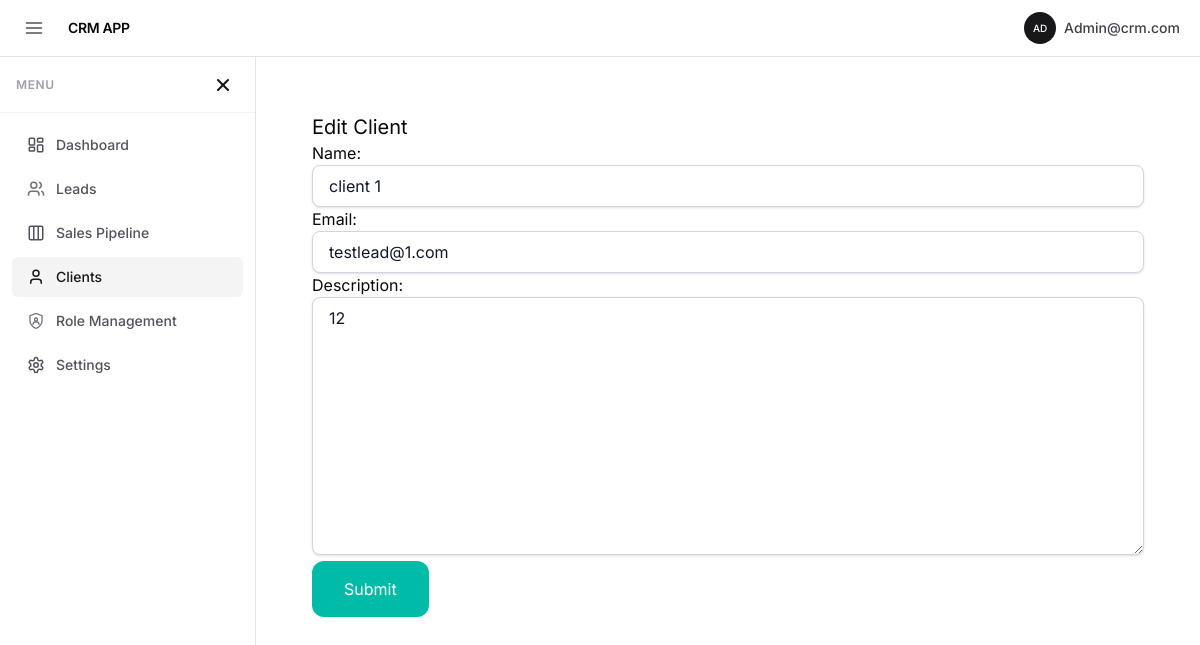
Page /dashboard/clients/1/edit/ (signed in) on the committed database.
### settings/models.py (models this page shows, shortened)
class AppSetting(models.Model):
    app_name = models.CharField(max_length=100, default="Teal CRM")
    base_url = models.URLField(blank=True, default="")
    logo = models.ImageField(
        upload_to="branding/",
        blank=True,
        null=True
    )
    smtp_host = models.CharField(max_length=255, blank=True)
    smtp_port = models.PositiveIntegerField(default=587)
    smtp_username = models.CharField(max_length=255, blank=True)
    smtp_password = models.CharField(max_length=255, blank=True)
    smtp_use_tls = models.BooleanField(default=True)
    smtp_use_ssl = models.BooleanField(default=False)
    smtp_from_email = models.EmailField(blank=True)

### client/models.py (models this page shows, shortened)
class Client(models.Model):
    name = models.CharField(max_length=255)
    email = models.EmailField(unique=True)
    description = models.TextField(blank=True, null=True)
    created_by = models.ForeignKey(User, related_name='leads' ,on_delete=models.CASCADE)
    created_at = models.DateTimeField(auto_now_add=True)
    modified_at = models.DateTimeField(auto_now=True)
    deleted_at = models.DateTimeField(null=True, blank=True)
    deleted_by = models.ForeignKey(
        settings.AUTH_USER_MODEL,
        null=True,
        blank=True,
        on_delete=models.SET_NULL,
        related_name='deleted_clients'
    )

### client/views.py (the view)
# urls.py: path('<int:pk>/edit/', views.clients_edit, name='clients_edit'),
@login_required
def clients_edit(request, pk):
    if "clients.edit" not in request.user_perms:
        return HttpResponse(status=403)
    client = get_object_or_404(
        Client,
        pk=pk,
        created_by=request.user,
        deleted_at__isnull=True
    )
    if request.method == "POST":
        form = AddClientForm(request.POST, instance=client)
        if form.is_valid():
            form.save()
            messages.success(request, "Changes applied.")
            return redirect("clients_list")
    else:
        form = AddClientForm(instance=client)
    return render(request, "client/clients_edit.html", {
        "form": form
    })

### client/forms.py (shortened to what this page needs)
class AddClientForm(BaseStyledForm):
    class Meta:
            model = Client
            fields= ('name', "email", "description")

### crm/context_processors.py (called while the page is built)
def app_settings(request):
    setting = AppSetting.objects.first()
    return {
        'app_setting': setting
    }

### userprofile/context_processors.py (called while the page is built)
def sidebar_visibility(request):
    auth_pages = [
        'login',
        'signup',
        'login_otp',
        'verify_login_otp',
        'forgot_password',
        'verify_otp',
        'reset_password'
    ]
    current_url_name = request.resolver_match.url_name if request.resolver_match else None
    show_shell = request.user.is_authenticated and current_url_name not in auth_pages
    return {
        'show_app_shell': show_shell
    }

### client/templates/client/clients_edit.html (shortened to what this page needs)
{% extends 'core/base.html' %}
{% block content %}
<div class="py-6 px-6">
    <h1 class="text-xl">Edit Client</h1>
    <form method="post" action=".">
        {{ form.as_p}}
        <button class="py-4 px-8 bg-teal-500 text-white rounded-xl">Submit</button>
    </form>
</div>
{% endblock %}

### accounts/templates/core/base.html (shortened to what this page needs)
<!doctype html>
<html lang="en">
<head>
    <script src="https://cdn.jsdelivr.net/npm/@tailwindcss/browser@4"></script>
</head>
<body class="h-screen overflow-hidden bg-white text-zinc-950 flex flex-col" x-data="{
    sidebarOpen: localStorage.getItem('sidebarOpen') !=='false',
    toggle() {
        this.sidebarOpen = !this.sidebarOpen;
        localStorage.setItem('sidebarOpen', this.sidebarOpen);
    }
  }"
>
    <header class="flex-none z-30 w-full border-b border-zinc-200 bg-white/80 backdrop-blur-md">
        <div class="flex items-center justify-between px-4 h-14">
            <div class="flex items-center gap-4">
                <button @click="sidebarOpen = !sidebarOpen"
                    class="p-2 rounded-md hover:bg-zinc-100 transition-colors cursor-pointer text-zinc-600 flex items-center justify-center">
                    <svg xmlns="http://www.w3.org/2000/svg" width="20" height="20" viewBox="0 0 24 24" fill="none"
                        stroke="currentColor" stroke-width="2" stroke-linecap="round" stroke-linejoin="round">
                        <line x1="3" x2="21" y1="6" y2="6" />
                        <line x1="3" x2="21" y1="12" y2="12" />
                        <line x1="3" x2="21" y1="18" y2="18" />
                    </svg>
                </button>
                <a href="{% url 'dashboard' %}" class="flex items-center">
                    {% if app_setting.logo %}
                    <img src="{{ app_setting.logo.url }}" alt="logo" class="h-7 w-auto object-contain">
                    {% else %}
                    <span class="text-sm font-semibold tracking-tight uppercase">
                        {{ app_setting.app_name|default:"Teal CRM" }}
                    </span>
                    {% endif %}
                </a>
            </div>
            <div class="flex items-center gap-2">
                {% if request.show_app_shell %}
                <div class="relative" x-data="{ open: false }" @mouseenter="open = true" @mouseleave="open = false">
                    <button @click="open = !open"
                        class="flex items-center gap-2 p-1 rounded-full hover:bg-zinc-100 transition cursor-pointer">
                        {% with request.user.account_profile as ap %}
                        {% if ap and ap.avatar %}
                        <img src="{{ ap.avatar.url }}" class="w-8 h-8 rounded-full object-cover">
                        {% else %}
                        <div class="w-8 h-8 rounded-full bg-zinc-900 flex items-center justify-center text-[10px] text-white font-medium uppercase">
                            {{ request.user.username|slice:":2" }}
                        </div>
                        {% endif %}
                        {% endwith %}
                        <div class="text-sm font-medium text-zinc-700 hidden sm:block">{{ request.user.username }}</div>
                    </button>
                </div>
                {% endif %}
            </div>
        </div>
    </header>
    <div class="flex flex-1 overflow-hidden">
        {% if request.show_app_shell %}
        <aside x-show="sidebarOpen" x-cloak
            class="fixed inset-y-0 left-0 z-50 w-64 bg-white border-r border-zinc-200 transition-transform md:static md:translate-x-0 flex flex-col overflow-hidden"
            :class="sidebarOpen ? 'translate-x-0' : '-translate-x-full'">
            <div class="flex-none flex items-center justify-between px-4 h-14 border-b border-zinc-100">
                <span class="text-xs font-semibold uppercase tracking-wider text-zinc-400">Menu</span>
                <button @click="sidebarOpen = false"
                    class="p-1.5 hover:bg-zinc-100 rounded-md text-zinc-900 transition-colors flex items-center justify-center">
                    <svg xmlns="http://www.w3.org/2000/svg" width="20" height="20" viewBox="0 0 24 24" fill="none"
                        stroke="currentColor" stroke-width="2.5" stroke-linecap="round" stroke-linejoin="round">
                        <line x1="18" y1="6" x2="6" y2="18" />
                        <line x1="6" y1="6" x2="18" y2="18" />
                    </svg>
                </button>
            </div>
            <nav class="flex-1 overflow-y-auto p-3 space-y-1">
                <a href="{% url 'dashboard' %}"
                    class="flex items-center px-3 py-2 rounded-md text-sm font-medium transition-colors
                    {% if request.resolver_match.url_name == 'dashboard' %} bg-zinc-100 text-zinc-900 {% else %} text-zinc-600 hover:bg-zinc-50 hover:text-zinc-900 {% endif %}">
                    <div class="w-6 h-6 flex items-center justify-center mr-2">
                        <svg width="18" height="18" viewBox="0 0 24 24" fill="none" stroke="currentColor" stroke-width="2"><rect width="7" height="9" x="3" y="3" rx="1" /><rect width="7" height="5" x="14" y="3" rx="1" /><rect width="7" height="9" x="14" y="12" rx="1" /><rect width="7" height="5" x="3" y="15" rx="1" /></svg>
                    </div>
                    Dashboard
                </a>
                {% if request.sidebar.leads %}
                <a href="{% url 'leads_list' %}"
                    class="flex items-center px-3 py-2 rounded-md text-sm font-medium transition-colors
                    {% if 'leads' in request.path %} bg-zinc-100 text-zinc-900 {% else %} text-zinc-600 hover:bg-zinc-50 hover:text-zinc-900 {% endif %}">
                    <div class="w-6 h-6 flex items-center justify-center mr-2 text-zinc-500">
                        <svg width="18" height="18" viewBox="0 0 24 24" fill="none" stroke="currentColor" stroke-width="2"><path d="M16 21v-2a4 4 0 0 0-4-4H6a4 4 0 0 0-4 4v2" /><circle cx="9" cy="7" r="4" /><path d="M22 21v-2a4 4 0 0 0-3-3.87" /><path d="M16 3.13a4 4 0 0 1 0 7.75" /></svg>
                    </div>
                    Leads
                </a>
                {% endif %}
                {% if request.sidebar.pipeline %}
                <a href="{% url 'leads_pipeline' %}"
                    class="flex items-center px-3 py-2 rounded-md text-sm font-medium transition-colors
                    {% if 'pipeline' in request.path %} bg-zinc-100 text-zinc-900 {% else %} text-zinc-600 hover:bg-zinc-50 hover:text-zinc-900 {% endif %}">
                    <div class="w-6 h-6 flex items-center justify-center mr-2">
                        <svg width="18" height="18" viewBox="0 0 24 24" fill="none" stroke="currentColor" stroke-width="2"><rect width="18" height="18" x="3" y="3" rx="2" /><path d="M9 3v18" /><path d="M15 3v18" /></svg>
                    </div>
                    Sales Pipeline
                </a>
                {% endif %}
                {% if request.sidebar.clients %}
                <a href="{% url 'clients_list' %}"
                    class="flex items-center px-3 py-2 rounded-md text-sm font-medium transition-colors
                    {% if 'clients' in request.path %} bg-zinc-100 text-zinc-900 {% else %} text-zinc-600 hover:bg-zinc-50 hover:text-zinc-900 {% endif %}">
                    <div class="w-6 h-6 flex items-center justify-center mr-2">
                        <svg width="18" height="18" viewBox="0 0 24 24" fill="none" stroke="currentColor" stroke-width="2"><path d="M19 21v-2a4 4 0 0 0-4-4H9a4 4 0 0 0-4 4v2" /><circle cx="12" cy="7" r="4" /></svg>
                    </div>
                    Clients
                </a>
                {% endif %}
                {% if request.sidebar.roles %}
                <a href="{% url 'roles:user_list' %}"
                   class="flex items-center px-3 py-2 rounded-md text-sm font-medium transition-colors
                    {% if 'roles' in request.path %} bg-zinc-100 text-zinc-900 {% else %} text-zinc-600 hover:bg-zinc-50 hover:text-zinc-900 {% endif %}">
                    <div class="w-6 h-6 flex items-center justify-center mr-2 text-zinc-500">
                        <svg width="18" height="18" viewBox="0 0 24 24" fill="none" stroke="currentColor" stroke-width="1.75"><path d="M12 22s8-4 8-10V5l-8-3-8 3v7c0 6 8 10 8 10" /><path d="M12 8a2 2 0 1 0 0 4 2 2 0 1 0 0-4" /><path d="M8 17a4 4 0 0 1 8 0" /></svg>
                    </div>
                    Role Management
                </a>
                {% endif %}
                {% if request.sidebar.settings %}
                <a href="{% url 'app_settings' %}"
                    class="flex items-center px-3 py-2 rounded-md text-sm font-medium transition-colors
                    {% if 'settings' in request.path %} bg-zinc-100 text-zinc-900 {% else %} text-zinc-600 hover:bg-zinc-50 hover:text-zinc-900 {% endif %}">
                    <div class="w-6 h-6 flex items-center justify-center mr-2">
                    </div>
                    Settings
                </a>
                {% endif %}
            </nav>
        </aside>
        {% endif %}
        <main class="flex-1 overflow-y-auto bg-white min-w-0">
            <div class="px-8 py-8">
                {% block content %}{% endblock %}
            </div>
        </main>
    </div>
</body>
</html>

### accounts/templates/core/base.html (style rules this page uses)
body { font-family: 'Inter', sans-serif; }

### rows in the picture
AppSetting: app_name "CRM APP"
Client: name "client 1", email "testlead@1.com", description "12"

### other values in the picture
{{ request.user.username|slice:":2" }} "AD"
{{ request.user.username }} "Admin@crm.com"
